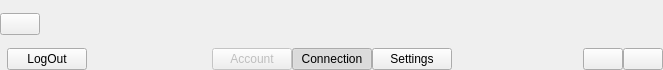
<?xml version="1.0" encoding="UTF-8"?>
<ui version="4.0">
 <class>NavigationPanelMain</class>
 <widget class="QWidget" name="NavigationPanelMain">
  <property name="geometry">
   <rect>
    <x>0</x>
    <y>0</y>
    <width>663</width>
    <height>70</height>
   </rect>
  </property>
  <property name="styleSheet">
   <string notr="true">#wgtNavigationPanelWraper 
{ background-color:white;
}</string>
  </property>
  <layout class="QVBoxLayout" name="verticalLayout">
   <property name="spacing">
    <number>0</number>
   </property>
   <property name="leftMargin">
    <number>0</number>
   </property>
   <property name="topMargin">
    <number>0</number>
   </property>
   <property name="rightMargin">
    <number>0</number>
   </property>
   <property name="bottomMargin">
    <number>0</number>
   </property>
   <item>
    <widget class="QWidget" name="wgtNavigationPanelWrapper" native="true">
     <property name="sizePolicy">
      <sizepolicy hsizetype="Expanding" vsizetype="Expanding">
       <horstretch>0</horstretch>
       <verstretch>0</verstretch>
      </sizepolicy>
     </property>
     <layout class="QVBoxLayout" name="wgtNavigationPanelWraper">
      <property name="spacing">
       <number>0</number>
      </property>
      <property name="leftMargin">
       <number>0</number>
      </property>
      <property name="topMargin">
       <number>0</number>
      </property>
      <property name="rightMargin">
       <number>0</number>
      </property>
      <property name="bottomMargin">
       <number>0</number>
      </property>
      <item>
       <widget class="QWidget" name="topMarginBtnBack" native="true"/>
      </item>
      <item>
       <widget class="QWidget" name="wgtTopBackPanel" native="true">
        <layout class="QHBoxLayout" name="horizontalLayout_4">
         <property name="spacing">
          <number>0</number>
         </property>
         <property name="leftMargin">
          <number>0</number>
         </property>
         <property name="topMargin">
          <number>0</number>
         </property>
         <property name="rightMargin">
          <number>0</number>
         </property>
         <property name="bottomMargin">
          <number>0</number>
         </property>
         <item>
          <widget class="QWidget" name="wgtMarginLeft" native="true"/>
         </item>
         <item>
          <widget class="QPushButton" name="btnBack">
           <property name="enabled">
            <bool>true</bool>
           </property>
           <property name="text">
            <string/>
           </property>
          </widget>
         </item>
         <item>
          <spacer name="horizontalSpacer">
           <property name="orientation">
            <enum>Qt::Horizontal</enum>
           </property>
           <property name="sizeHint" stdset="0">
            <size>
             <width>602</width>
             <height>20</height>
            </size>
           </property>
          </spacer>
         </item>
        </layout>
       </widget>
      </item>
      <item>
       <widget class="QWidget" name="wgtSpacingPanel" native="true"/>
      </item>
      <item>
       <widget class="QWidget" name="wgtTopPanel" native="true">
        <property name="sizePolicy">
         <sizepolicy hsizetype="Expanding" vsizetype="Preferred">
          <horstretch>0</horstretch>
          <verstretch>0</verstretch>
         </sizepolicy>
        </property>
        <property name="maximumSize">
         <size>
          <width>16777215</width>
          <height>16777215</height>
         </size>
        </property>
        <layout class="QHBoxLayout" name="horizontalLayout">
         <property name="spacing">
          <number>0</number>
         </property>
         <property name="leftMargin">
          <number>0</number>
         </property>
         <property name="topMargin">
          <number>0</number>
         </property>
         <property name="rightMargin">
          <number>0</number>
         </property>
         <property name="bottomMargin">
          <number>0</number>
         </property>
         <item>
          <widget class="QWidget" name="widget_2" native="true">
           <property name="sizePolicy">
            <sizepolicy hsizetype="Expanding" vsizetype="Preferred">
             <horstretch>0</horstretch>
             <verstretch>0</verstretch>
            </sizepolicy>
           </property>
           <layout class="QHBoxLayout" name="horizontalLayout_3">
            <property name="spacing">
             <number>0</number>
            </property>
            <property name="leftMargin">
             <number>0</number>
            </property>
            <property name="topMargin">
             <number>0</number>
            </property>
            <property name="rightMargin">
             <number>0</number>
            </property>
            <property name="bottomMargin">
             <number>0</number>
            </property>
            <item>
             <widget class="QWidget" name="wgtLeftMarginTopFrame" native="true"/>
            </item>
            <item alignment="Qt::AlignVCenter">
             <widget class="QLabel" name="lblLeftLicense">
              <property name="text">
               <string/>
              </property>
              <property name="alignment">
               <set>Qt::AlignBottom|Qt::AlignLeading|Qt::AlignLeft</set>
              </property>
             </widget>
            </item>
            <item alignment="Qt::AlignVCenter">
             <widget class="CustomPlacementButton" name="btnLogOut">
              <property name="text">
               <string>LogOut</string>
              </property>
             </widget>
            </item>
            <item>
             <spacer name="horizontalSpacer_3">
              <property name="orientation">
               <enum>Qt::Horizontal</enum>
              </property>
              <property name="sizeHint" stdset="0">
               <size>
                <width>36</width>
                <height>20</height>
               </size>
              </property>
             </spacer>
            </item>
           </layout>
          </widget>
         </item>
         <item alignment="Qt::AlignVCenter">
          <widget class="CustomPlacementButton" name="btnAccount">
           <property name="enabled">
            <bool>false</bool>
           </property>
           <property name="text">
            <string>Account</string>
           </property>
           <property name="checkable">
            <bool>true</bool>
           </property>
          </widget>
         </item>
         <item>
          <widget class="QWidget" name="wgtLeftMarginConnection" native="true"/>
         </item>
         <item alignment="Qt::AlignVCenter">
          <widget class="CustomPlacementButton" name="btnConnection">
           <property name="sizePolicy">
            <sizepolicy hsizetype="Minimum" vsizetype="Fixed">
             <horstretch>0</horstretch>
             <verstretch>0</verstretch>
            </sizepolicy>
           </property>
           <property name="text">
            <string>Connection</string>
           </property>
           <property name="iconSize">
            <size>
             <width>28</width>
             <height>28</height>
            </size>
           </property>
           <property name="checkable">
            <bool>true</bool>
           </property>
           <property name="checked">
            <bool>true</bool>
           </property>
          </widget>
         </item>
         <item>
          <widget class="QWidget" name="wgtLeftMarginSetting" native="true"/>
         </item>
         <item alignment="Qt::AlignVCenter">
          <widget class="CustomPlacementButton" name="btnSettings">
           <property name="enabled">
            <bool>true</bool>
           </property>
           <property name="text">
            <string>Settings</string>
           </property>
           <property name="checkable">
            <bool>true</bool>
           </property>
           <property name="autoRepeat">
            <bool>false</bool>
           </property>
           <property name="autoDefault">
            <bool>false</bool>
           </property>
          </widget>
         </item>
         <item>
          <widget class="QWidget" name="widget" native="true">
           <property name="sizePolicy">
            <sizepolicy hsizetype="Expanding" vsizetype="Preferred">
             <horstretch>0</horstretch>
             <verstretch>0</verstretch>
            </sizepolicy>
           </property>
           <layout class="QHBoxLayout" name="horizontalLayout_2">
            <property name="spacing">
             <number>0</number>
            </property>
            <property name="leftMargin">
             <number>0</number>
            </property>
            <property name="topMargin">
             <number>0</number>
            </property>
            <property name="rightMargin">
             <number>0</number>
            </property>
            <property name="bottomMargin">
             <number>0</number>
            </property>
            <item>
             <spacer name="horizontalSpacer_2">
              <property name="orientation">
               <enum>Qt::Horizontal</enum>
              </property>
              <property name="sizeHint" stdset="0">
               <size>
                <width>37</width>
                <height>20</height>
               </size>
              </property>
             </spacer>
            </item>
            <item>
             <widget class="QPushButton" name="btnBug">
              <property name="text">
               <string/>
              </property>
             </widget>
            </item>
            <item>
             <widget class="QWidget" name="wgtLeftMarginHelp" native="true"/>
            </item>
            <item>
             <widget class="QPushButton" name="btnHelp">
              <property name="text">
               <string/>
              </property>
             </widget>
            </item>
            <item>
             <widget class="QWidget" name="wgtRightMarginTopFrame" native="true"/>
            </item>
           </layout>
          </widget>
         </item>
        </layout>
       </widget>
      </item>
     </layout>
    </widget>
   </item>
  </layout>
 </widget>
 <customwidgets>
  <customwidget>
   <class>CustomPlacementButton</class>
   <extends>QPushButton</extends>
   <header location="global">controls/CustomPlacementButton.h</header>
  </customwidget>
 </customwidgets>
 <resources/>
 <connections/>
</ui>
